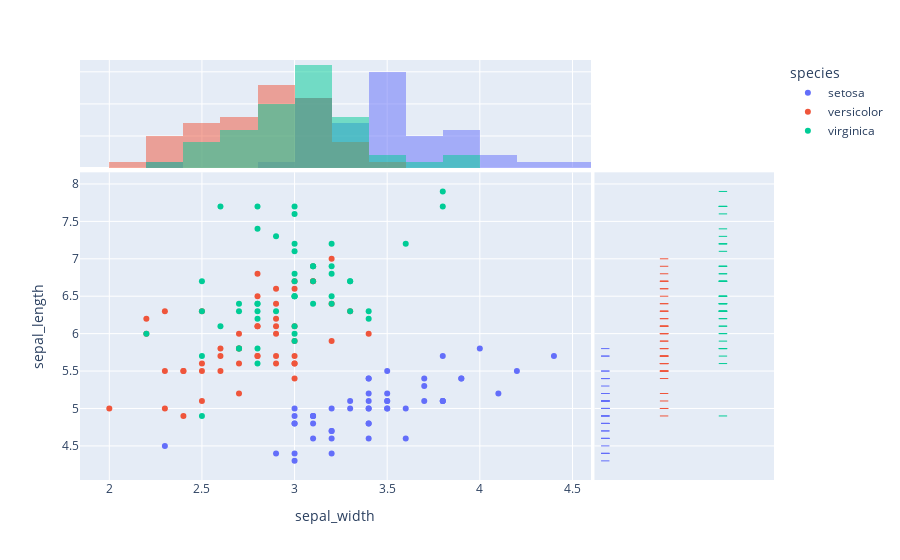

The cell this chart's notebook holds for it:
### Code cell
iris = px.data.iris()  
px.scatter(iris, x="sepal_width", y="sepal_length",color="species",
marginal_y="rug", marginal_x="histogram")

# marginal_x：字符串，取值：rug(细条)、box(箱图)、violin(小提琴图)、histogram(直方图)。该参数用于在主图上方，绘制一个水平子图，以便对x分布，进行可视化；

# marginal_y：字符串，取值：rug(细条)、box(箱图)、violin(小提琴图)、histogram(直方图)。该参数用于在主图右侧，绘制一个垂直子图，以便对y分布，进行可视化；

### Figure 1 — Plotly figure (JSON) as saved in the notebook; plotly's stock layout.template omitted (floating-point values rounded to 4 significant figures)
{"data": [{"hovertemplate": "species=setosa<br>sepal_width=%{x}<br>sepal_length=%{y}<extra></extra>", "legendgroup": "setosa", "marker": {"color": "#636efa", "symbol": "circle"}, "mode": "markers", "name": "setosa", "orientation": "v", "showlegend": true, "type": "scatter", "x": [3.5, 3, 3.2, 3.1, 3.6, 3.9, 3.4, 3.4, 2.9, 3.1, 3.7, 3.4, 3, 3, 4, 4.4, 3.9, 3.5, 3.8, 3.8, 3.4, 3.7, 3.6, 3.3, 3.4, 3, 3.4, 3.5, 3.4, 3.2, 3.1, 3.4, 4.1, 4.2, 3.1, 3.2, 3.5, 3.1, 3, 3.4, 3.5, 2.3, 3.2, 3.5, 3.8, 3, 3.8, 3.2, 3.7, 3.3], "xaxis": "x", "y": [5.1, 4.9, 4.7, 4.6, 5, 5.4, 4.6, 5, 4.4, 4.9, 5.4, 4.8, 4.8, 4.3, 5.8, 5.7, 5.4, 5.1, 5.7, 5.1, 5.4, 5.1, 4.6, 5.1, 4.8, 5, 5, 5.2, 5.2, 4.7, 4.8, 5.4, 5.2, 5.5, 4.9, 5, 5.5, 4.9, 4.4, 5.1, 5, 4.5, 4.4, 5, 5.1, 4.8, 5.1, 4.6, 5.3, 5], "yaxis": "y"}, {"alignmentgroup": "True", "bingroup": "x", "hovertemplate": "species=setosa<br>sepal_width=%{x}<br>count=%{y}<extra></extra>", "legendgroup": "setosa", "marker": {"color": "#636efa"}, "name": "setosa", "offsetgroup": "setosa", "opacity": 0.5, "showlegend": false, "type": "histogram", "x": [3.5, 3, 3.2, 3.1, 3.6, 3.9, 3.4, 3.4, 2.9, 3.1, 3.7, 3.4, 3, 3, 4, 4.4, 3.9, 3.5, 3.8, 3.8, 3.4, 3.7, 3.6, 3.3, 3.4, 3, 3.4, 3.5, 3.4, 3.2, 3.1, 3.4, 4.1, 4.2, 3.1, 3.2, 3.5, 3.1, 3, 3.4, 3.5, 2.3, 3.2, 3.5, 3.8, 3, 3.8, 3.2, 3.7, 3.3], "xaxis": "x3", "yaxis": "y3"}, {"alignmentgroup": "True", "boxpoints": "all", "fillcolor": "rgba(255,255,255,0)", "hoveron": "points", "hovertemplate": "species=setosa<br>sepal_length=%{y}<extra></extra>", "jitter": 0, "legendgroup": "setosa", "line": {"color": "rgba(255,255,255,0)"}, "marker": {"color": "#636efa", "symbol": "line-ew-open"}, "name": "setosa", "offsetgroup": "setosa", "showlegend": false, "type": "box", "xaxis": "x2", "y": [5.1, 4.9, 4.7, 4.6, 5, 5.4, 4.6, 5, 4.4, 4.9, 5.4, 4.8, 4.8, 4.3, 5.8, 5.7, 5.4, 5.1, 5.7, 5.1, 5.4, 5.1, 4.6, 5.1, 4.8, 5, 5, 5.2, 5.2, 4.7, 4.8, 5.4, 5.2, 5.5, 4.9, 5, 5.5, 4.9, 4.4, 5.1, 5, 4.5, 4.4, 5, 5.1, 4.8, 5.1, 4.6, 5.3, 5], "yaxis": "y2"}, {"hovertemplate": "species=versicolor<br>sepal_width=%{x}<br>sepal_length=%{y}<extra></extra>", "legendgroup": "versicolor", "marker": {"color": "#EF553B", "symbol": "circle"}, "mode": "markers", "name": "versicolor", "orientation": "v", "showlegend": true, "type": "scatter", "x": [3.2, 3.2, 3.1, 2.3, 2.8, 2.8, 3.3, 2.4, 2.9, 2.7, 2, 3, 2.2, 2.9, 2.9, 3.1, 3, 2.7, 2.2, 2.5, 3.2, 2.8, 2.5, 2.8, 2.9, 3, 2.8, 3, 2.9, 2.6, 2.4, 2.4, 2.7, 2.7, 3, 3.4, 3.1, 2.3, 3, 2.5, 2.6, 3, 2.6, 2.3, 2.7, 3, 2.9, 2.9, 2.5, 2.8], "xaxis": "x", "y": [7, 6.4, 6.9, 5.5, 6.5, 5.7, 6.3, 4.9, 6.6, 5.2, 5, 5.9, 6, 6.1, 5.6, 6.7, 5.6, 5.8, 6.2, 5.6, 5.9, 6.1, 6.3, 6.1, 6.4, 6.6, 6.8, 6.7, 6, 5.7, 5.5, 5.5, 5.8, 6, 5.4, 6, 6.7, 6.3, 5.6, 5.5, 5.5, 6.1, 5.8, 5, 5.6, 5.7, 5.7, 6.2, 5.1, 5.7], "yaxis": "y"}, {"alignmentgroup": "True", "bingroup": "x", "hovertemplate": "species=versicolor<br>sepal_width=%{x}<br>count=%{y}<extra></extra>", "legendgroup": "versicolor", "marker": {"color": "#EF553B"}, "name": "versicolor", "offsetgroup": "versicolor", "opacity": 0.5, "showlegend": false, "type": "histogram", "x": [3.2, 3.2, 3.1, 2.3, 2.8, 2.8, 3.3, 2.4, 2.9, 2.7, 2, 3, 2.2, 2.9, 2.9, 3.1, 3, 2.7, 2.2, 2.5, 3.2, 2.8, 2.5, 2.8, 2.9, 3, 2.8, 3, 2.9, 2.6, 2.4, 2.4, 2.7, 2.7, 3, 3.4, 3.1, 2.3, 3, 2.5, 2.6, 3, 2.6, 2.3, 2.7, 3, 2.9, 2.9, 2.5, 2.8], "xaxis": "x3", "yaxis": "y3"}, {"alignmentgroup": "True", "boxpoints": "all", "fillcolor": "rgba(255,255,255,0)", "hoveron": "points", "hovertemplate": "species=versicolor<br>sepal_length=%{y}<extra></extra>", "jitter": 0, "legendgroup": "versicolor", "line": {"color": "rgba(255,255,255,0)"}, "marker": {"color": "#EF553B", "symbol": "line-ew-open"}, "name": "versicolor", "offsetgroup": "versicolor", "showlegend": false, "type": "box", "xaxis": "x2", "y": [7, 6.4, 6.9, 5.5, 6.5, 5.7, 6.3, 4.9, 6.6, 5.2, 5, 5.9, 6, 6.1, 5.6, 6.7, 5.6, 5.8, 6.2, 5.6, 5.9, 6.1, 6.3, 6.1, 6.4, 6.6, 6.8, 6.7, 6, 5.7, 5.5, 5.5, 5.8, 6, 5.4, 6, 6.7, 6.3, 5.6, 5.5, 5.5, 6.1, 5.8, 5, 5.6, 5.7, 5.7, 6.2, 5.1, 5.7], "yaxis": "y2"}, {"hovertemplate": "species=virginica<br>sepal_width=%{x}<br>sepal_length=%{y}<extra></extra>", "legendgroup": "virginica", "marker": {"color": "#00cc96", "symbol": "circle"}, "mode": "markers", "name": "virginica", "orientation": "v", "showlegend": true, "type": "scatter", "x": [3.3, 2.7, 3, 2.9, 3, 3, 2.5, 2.9, 2.5, 3.6, 3.2, 2.7, 3, 2.5, 2.8, 3.2, 3, 3.8, 2.6, 2.2, 3.2, 2.8, 2.8, 2.7, 3.3, 3.2, 2.8, 3, 2.8, 3, 2.8, 3.8, 2.8, 2.8, 2.6, 3, 3.4, 3.1, 3, 3.1, 3.1, 3.1, 2.7, 3.2, 3.3, 3, 2.5, 3, 3.4, 3], "xaxis": "x", "y": [6.3, 5.8, 7.1, 6.3, 6.5, 7.6, 4.9, 7.3, 6.7, 7.2, 6.5, 6.4, 6.8, 5.7, 5.8, 6.4, 6.5, 7.7, 7.7, 6, 6.9, 5.6, 7.7, 6.3, 6.7, 7.2, 6.2, 6.1, 6.4, 7.2, 7.4, 7.9, 6.4, 6.3, 6.1, 7.7, 6.3, 6.4, 6, 6.9, 6.7, 6.9, 5.8, 6.8, 6.7, 6.7, 6.3, 6.5, 6.2, 5.9], "yaxis": "y"}, {"alignmentgroup": "True", "bingroup": "x", "hovertemplate": "species=virginica<br>sepal_width=%{x}<br>count=%{y}<extra></extra>", "legendgroup": "virginica", "marker": {"color": "#00cc96"}, "name": "virginica", "offsetgroup": "virginica", "opacity": 0.5, "showlegend": false, "type": "histogram", "x": [3.3, 2.7, 3, 2.9, 3, 3, 2.5, 2.9, 2.5, 3.6, 3.2, 2.7, 3, 2.5, 2.8, 3.2, 3, 3.8, 2.6, 2.2, 3.2, 2.8, 2.8, 2.7, 3.3, 3.2, 2.8, 3, 2.8, 3, 2.8, 3.8, 2.8, 2.8, 2.6, 3, 3.4, 3.1, 3, 3.1, 3.1, 3.1, 2.7, 3.2, 3.3, 3, 2.5, 3, 3.4, 3], "xaxis": "x3", "yaxis": "y3"}, {"alignmentgroup": "True", "boxpoints": "all", "fillcolor": "rgba(255,255,255,0)", "hoveron": "points", "hovertemplate": "species=virginica<br>sepal_length=%{y}<extra></extra>", "jitter": 0, "legendgroup": "virginica", "line": {"color": "rgba(255,255,255,0)"}, "marker": {"color": "#00cc96", "symbol": "line-ew-open"}, "name": "virginica", "offsetgroup": "virginica", "showlegend": false, "type": "box", "xaxis": "x2", "y": [6.3, 5.8, 7.1, 6.3, 6.5, 7.6, 4.9, 7.3, 6.7, 7.2, 6.5, 6.4, 6.8, 5.7, 5.8, 6.4, 6.5, 7.7, 7.7, 6, 6.9, 5.6, 7.7, 6.3, 6.7, 7.2, 6.2, 6.1, 6.4, 7.2, 7.4, 7.9, 6.4, 6.3, 6.1, 7.7, 6.3, 6.4, 6, 6.9, 6.7, 6.9, 5.8, 6.8, 6.7, 6.7, 6.3, 6.5, 6.2, 5.9], "yaxis": "y2"}], "layout": {"barmode": "overlay", "legend": {"title": {"text": "species"}, "tracegroupgap": 0}, "margin": {"t": 60}, "xaxis": {"anchor": "y", "domain": [0, 0.7363], "title": {"text": "sepal_width"}}, "xaxis2": {"anchor": "y2", "domain": [0.7413, 1], "matches": "x2", "showgrid": false, "showline": false, "showticklabels": false, "ticks": ""}, "xaxis3": {"anchor": "y3", "domain": [0, 0.7363], "matches": "x", "showgrid": true, "showticklabels": false}, "xaxis4": {"anchor": "y4", "domain": [0.7413, 1], "matches": "x2", "showgrid": false, "showline": false, "showticklabels": false, "ticks": ""}, "yaxis": {"anchor": "x", "domain": [0, 0.7326], "title": {"text": "sepal_length"}}, "yaxis2": {"anchor": "x2", "domain": [0, 0.7326], "matches": "y", "showgrid": true, "showticklabels": false}, "yaxis3": {"anchor": "x3", "domain": [0.7426, 1], "matches": "y3", "showgrid": true, "showline": false, "showticklabels": false, "ticks": ""}, "yaxis4": {"anchor": "x4", "domain": [0.7426, 1], "matches": "y3", "showgrid": true, "showline": false, "showticklabels": false, "ticks": ""}}}
